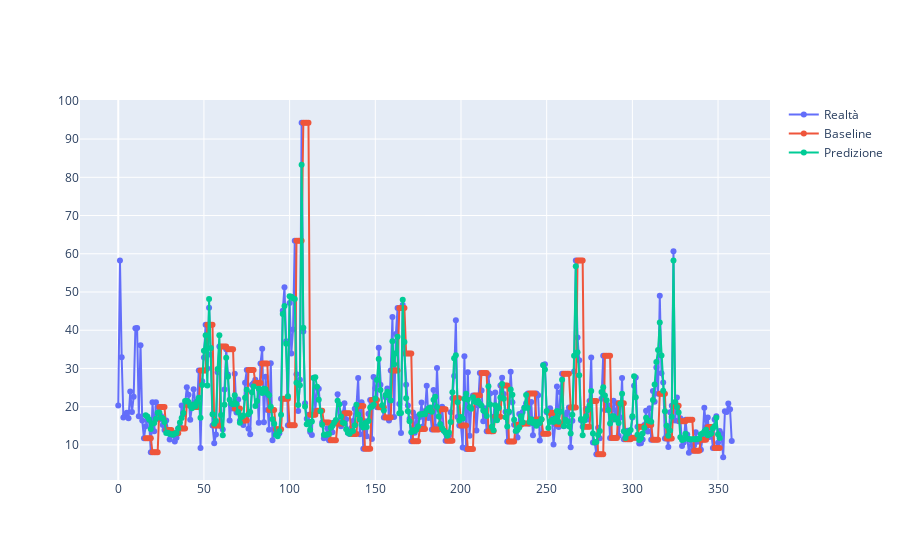

Notebook code for this chart:
### Code cell
provincia = "Trieste"

raw_prediction, xraw = best_tft.predict(
    training.filter(lambda x: (x.provincia == provincia)),
    mode="prediction",
    return_x=True,
)
baseline_predictions = Baseline().predict(training.filter(lambda x: (x.provincia == provincia)),
    mode="prediction",
    return_x=False)

predicted_df = pd.DataFrame([],columns=["time_idx","values","baseline_values"])
i=0
while i < len(raw_prediction):
    for x in range(0,len(raw_prediction[i])):
        predicted_df = predicted_df.append({"time_idx":xraw["decoder_time_idx"][i][x],"values":raw_prediction[i][x].numpy(),"baseline_values":baseline_predictions[i][x].numpy()},ignore_index=True)
    i += len(raw_prediction[i])
predicted_df["values"] = predicted_df["values"].astype(float)
predicted_df["baseline_values"] = predicted_df["baseline_values"].astype(float)
predicted_df = predicted_df.groupby(by="time_idx").mean().reset_index()
target = df_settimanale[df_settimanale["provincia"]==provincia]
fig = go.Figure()
fig.add_trace(go.Scatter(x=target["time_idx"], y=target["pm10_giornaliera"],mode='lines+markers',name="Realtà"))
fig.add_trace(go.Scatter(x=predicted_df["time_idx"], y=predicted_df["baseline_values"],mode='lines+markers',name="Baseline"))
fig.add_trace(go.Scatter(x=predicted_df["time_idx"], y=predicted_df["values"],mode='lines+markers',name="Predizione"))
fig.show()

### Figure 1 — Plotly figure (JSON) as saved in the notebook; plotly's stock layout.template omitted (floating-point values rounded to 4 significant figures; data arrays with more than 128 entries replaced by an {"elided": "..."} marker saying what was removed)
{"data": [{"mode": "lines+markers", "name": "Realtà", "type": "scatter", "x": {"elided": "359 int values"}, "y": {"elided": "359 float values"}}, {"mode": "lines+markers", "name": "Baseline", "type": "scatter", "x": {"elided": "336 int values"}, "y": {"elided": "336 float values"}}, {"mode": "lines+markers", "name": "Predizione", "type": "scatter", "x": {"elided": "336 int values"}, "y": {"elided": "336 float values"}}], "layout": {}}
